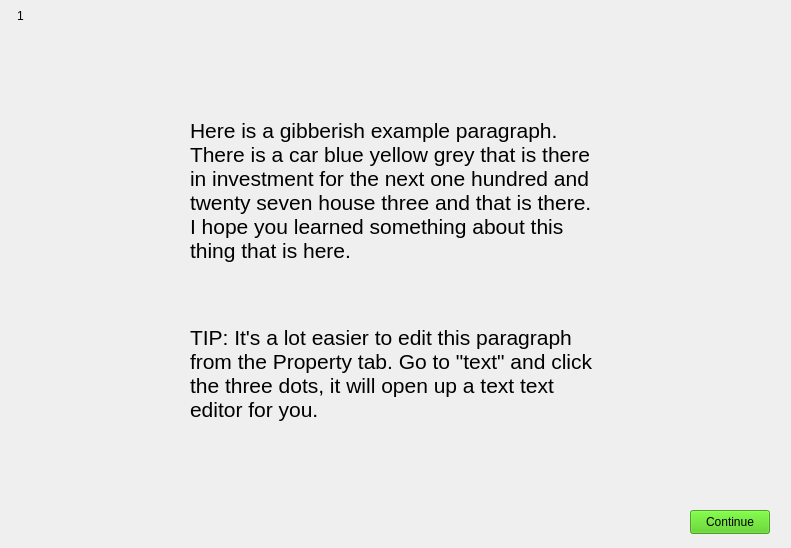
      <widget class="QWidget" name="page5_ModuleTemplates">
       <widget class="QStackedWidget" name="stackedWidgetModuleTemplates">
        <property name="geometry">
         <rect>
          <x>0</x>
          <y>0</y>
          <width>782</width>
          <height>539</height>
         </rect>
        </property>
        <widget class="QWidget" name="moduleTemplate">
         <widget class="QLabel" name="pageNum">
          <property name="geometry">
           <rect>
            <x>0</x>
            <y>0</y>
            <width>41</width>
            <height>31</height>
           </rect>
          </property>
          <property name="text">
           <string>1</string>
          </property>
          <property name="alignment">
           <set>Qt::AlignCenter</set>
          </property>
         </widget>
         <widget class="QPushButton" name="pageNextButton">
          <property name="geometry">
           <rect>
            <x>690</x>
            <y>510</y>
            <width>80</width>
            <height>24</height>
           </rect>
          </property>
          <property name="styleSheet">
           <string notr="true">QPushButton{
background-color: rgba(70, 200, 10, 0.8);
}

QPushButton:hover{
background-color: rgba(75, 210, 12, 0.8);
}

QPushButton:disabled{
background-color: rgba(70, 200, 10, 50);
}</string>
          </property>
          <property name="text">
           <string>Continue</string>
          </property>
         </widget>
         <widget class="QLabel" name="pageText">
          <property name="geometry">
           <rect>
            <x>190</x>
            <y>80</y>
            <width>411</width>
            <height>381</height>
           </rect>
          </property>
          <property name="text">
           <string>&lt;html&gt;&lt;head/&gt;&lt;body&gt;&lt;p&gt;&lt;span style=&quot; font-size:16pt;&quot;&gt;Here is a gibberish example paragraph. There is a car blue yellow grey that is there in investment for the next one hundred and twenty seven house three and that is there. I hope you learned something about this thing that is here.&lt;/span&gt;&lt;/p&gt;&lt;p&gt;&lt;span style=&quot; font-size:16pt;&quot;&gt;&lt;br/&gt;&lt;/span&gt;&lt;/p&gt;&lt;p&gt;&lt;span style=&quot; font-size:16pt;&quot;&gt;TIP: It's a lot easier to edit this paragraph from the Property tab. Go to &amp;quot;text&amp;quot; and click the three dots, it will open up a text text editor for you.&lt;/span&gt;&lt;/p&gt;&lt;/body&gt;&lt;/html&gt;</string>
          </property>
          <property name="wordWrap">
           <bool>true</bool>
          </property>
         </widget>
        </widget>
       </widget>
      </widget>
